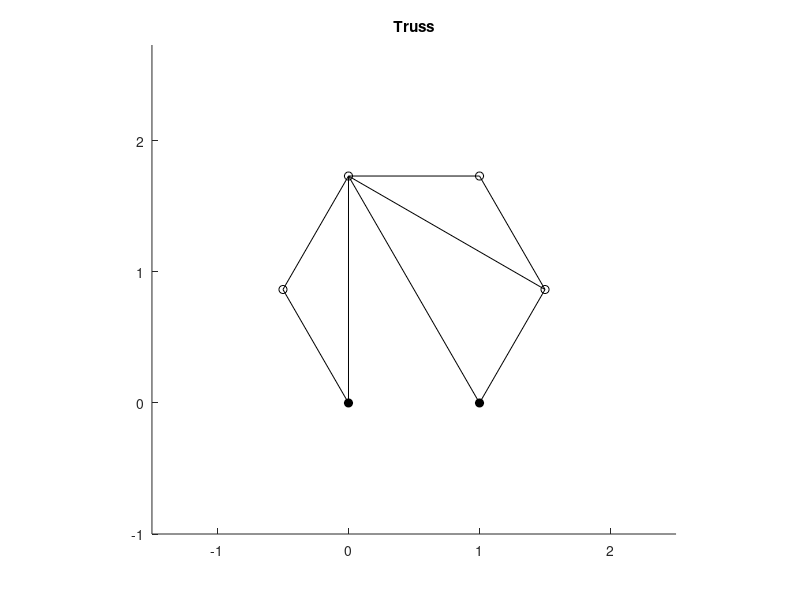

Here is the MATLAB script that generated this plot:
% Karan Mistry, #84
% 18.085 - Truss Calculations
% October 2008

clear all; close all; clc;

%% Truss Input
% NOTE: the vectors 'truss' and 'bars' can be defined either in an external
% script or in this section.
% 
% nodes = [x-position, y-position, ground(1 or 0), Fh, Fv; ... ];
% bars = [node_i, node_j, C; ... ]; % C = EA/L
% 
% Example of input:

nodes = [
    0 0 1 0 0                       % Node 1 (x=0,y=0,ground=1,Fh=0,Fv=0)
    cos(2*pi/3) sin(2*pi/3) 0 0 1   % Node 2
    0 2*sin(2*pi/3) 0 2 0           % Node 3
    1 2*sin(2*pi/3) 0 0 1           % Node 4
    1+cos(pi/3) sin(pi/3) 0 3 2     % Node 5
    1 0 1 0 0                       % Node 6
];

bars = [
    1,2,1                           % Bar going from Node 1 to Node 2, C = 1
    2,3,1                           % etc.
    3,4,1
    4,5,1
    5,6,1
    3,5,3
    1,3,2
    3,6,4
];

#bars = [];

%% Properties of Truss
N = size(nodes,1);      % Number of nodes (rows of nodes)
m = size(bars,1);       % Number of bars (rows of bars)
mo = (N-1)*N/2;         % Number of possible bars based on number of nodes, nchoosek(N,2)

% Determine bar number for each input. If the first node is I and the
% second node is J, then the bar number is (J-I) + ncoosek(I,2) since
% nchoosek(I,2) is the number of possible bars with I nodes, and the
% current bar is the (J-I)st bar after the first set.
% 
% foo   - contains the bar numbers of the present bars
% bars2 - a vector of all possible bars. 1 for bar, 0 for no bar
foo1 = bars(:,2)-bars(:,1)+(bars(:,1)-1).*(N-bars(:,1)/2);
bars2 = zeros(mo,1);    % initialize bars2 (0 = no bar)
bars2(foo1) = 1;        % Set actual bars to 1 (1 = bar)

%% Compute Ao - Assume all bars are present
A = zeros(mo,2*N);  % A has a row for each bar and two columns for each node
k = 1;              % Counter for bar number
for i=1:N           % Each bar can go from node i to j where j does not equal i
    for j=i+1:N     % Only considering i to j, where j>i, so as to not double count
        theta = atan2(nodes(j,2)-nodes(i,2),nodes(j,1)-nodes(i,1));
        A(k,2*i-1) = -cos(theta);   % x coordinate of first node
        A(k,2*i)   = -sin(theta);   % y coordinate of first node
        A(k,2*j-1) =  cos(theta);   % x coordinate of second node
        A(k,2*j)   =  sin(theta);   % y coordinate of second node
        
        k=k+1;                      % increment bar number
    end
end

%% Remove Rows for nonexistant bars and Columns for grounded nodes
% Remove columns of A for grounded nodes.
% Note that need to remove two columns for each grounded node
groundnode = find(nodes(:,3)==1);
filter_ground = [2*groundnode-1; 2*groundnode];
A(:,filter_ground)=[];

% Remove rows of A for each bar that does not exist
filter_nobar = find(bars2==0);
A(filter_nobar,:)=[];

%% Compute C and K
foo2 = sortrows([foo1 bars(:,3)]);  % Sort bar constants based on bar number
C = diag(foo2(:,2));                % C is a diagonal matrix

K = A'*C*A;                         % Stiffness Matrix

%% Compute F
F(2*(1:N)-1,1) = nodes(:,4);        % Horizontal force in odd positions
F(2*(1:N),1)   = nodes(:,5);        % Vertical forces in even positions
F(filter_ground)=[];                % Remove forces on ground nodes

%% Calculate u, e, and w for Statically Determinate Truss
if abs(det(K)) >= 1e-6              % Determinant must not be zero
    u = K\F;                        % Displacements
    e = A*u;                        % Elongations
    w = C*e;                        % Internal Forces
end

%% Plot Truss
figure
axis([min(nodes(:,1))-1 max(nodes(:,1))+1 min(nodes(:,2))-1 max(nodes(:,2))+1]);
axis equal;
title('\bf{Truss}');
hold on;

% Plot all nodes as circles
plot(nodes(:,1),nodes(:,2),'ko');
% Plot grounded nodes as black dots
plot(nodes(groundnode,1),nodes(groundnode,2),'k.','MarkerSize',18);
% Plot bars
for i = 1:m
    x = [nodes(bars(i,1),1) nodes(bars(i,2),1)];
    y = [nodes(bars(i,1),2) nodes(bars(i,2),2)];
    plot(x,y,'k-');
end
hold off;

%% Output
A                   % Adacency Matrix
C                   % Bar Constant Matrix
K                   % Stiffness Matrix
F                   % Force Vector
rankA = rank(A)
nullA = null(A)     % Truss Mechanisms 

if abs(det(K)) >= 1e-6
    u               % Displacements
    e               % Elongations
    w               % Internal Forces
else
    disp('Det(K) is zero (or very small). Truss is not statically determinant.');
    disp('--> u, e, and w can not be found. Add more restraints and try again.');
    disp(' ');
end

%%%%%%%%%%%%%%%%%%%%%%%% End of truss_calculation.m %%%%%%%%%%%%%%%%%%%%%%%